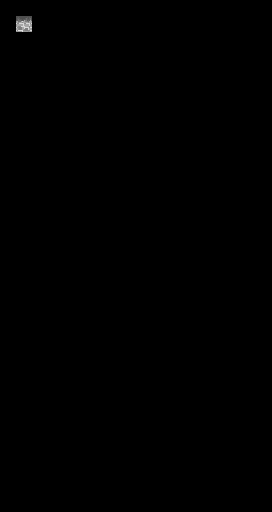

A level layout from a 2D game, rendered from its tile map. Below: a short description, then the map file with its tile-grid data intact:
An orthogonal 17x32 tile map with 16x16 px tiles, 3 tile layers (regions, input_prototype, output_terrain).

<map version="1.10" tiledversion="1.10.1" orientation="orthogonal" renderorder="right-down" width="17" height="32" tilewidth="16" tileheight="16" infinite="0" nextlayerid="4" nextobjectid="1">
 <tileset firstgid="1" source="tileset.tsx" />
 <layer id="1" name="regions" width="17" height="32" locked="1" opacity="0.12">
  <data encoding="csv">
0,0,0,0,0,0,0,0,0,0,0,0,0,0,0,0,0,
0,47,0,0,0,0,0,0,0,0,0,0,0,0,0,0,0,
0,0,0,0,0,0,0,0,0,0,0,0,0,0,0,0,0,
0,0,0,0,0,0,0,0,0,0,0,0,0,0,0,0,0,
0,0,0,0,0,0,0,0,0,0,0,0,0,0,0,0,0,
0,0,0,0,0,0,0,0,0,0,0,0,0,0,0,0,0,
0,0,0,0,0,0,0,0,0,0,0,0,0,0,0,0,0,
0,0,0,0,0,0,0,0,0,0,0,0,0,0,0,0,0,
0,0,0,0,0,0,0,0,0,0,0,0,0,0,0,0,0,
0,0,0,0,0,0,0,0,0,0,0,0,0,0,0,0,0,
0,0,0,0,0,0,0,0,0,0,0,0,0,0,0,0,0,
0,0,0,0,0,0,0,0,0,0,0,0,0,0,0,0,0,
0,0,0,0,0,0,0,0,0,0,0,0,0,0,0,0,0,
0,0,0,0,0,0,0,0,0,0,0,0,0,0,0,0,0,
0,0,0,0,0,0,0,0,0,0,0,0,0,0,0,0,0,
0,0,0,0,0,0,0,0,0,0,0,0,0,0,0,0,0,
0,0,0,0,0,0,0,0,0,0,0,0,0,0,0,0,0,
0,0,0,0,0,0,0,0,0,0,0,0,0,0,0,0,0,
0,0,0,0,0,0,0,0,0,0,0,0,0,0,0,0,0,
0,0,0,0,0,0,0,0,0,0,0,0,0,0,0,0,0,
0,0,0,0,0,0,0,0,0,0,0,0,0,0,0,0,0,
0,0,0,0,0,0,0,0,0,0,0,0,0,0,0,0,0,
0,0,0,0,0,0,0,0,0,0,0,0,0,0,0,0,0,
0,0,0,0,0,0,0,0,0,0,0,0,0,0,0,0,0,
0,0,0,0,0,0,0,0,0,0,0,0,0,0,0,0,0,
0,0,0,0,0,0,0,0,0,0,0,0,0,0,0,0,0,
0,0,0,0,0,0,0,0,0,0,0,0,0,0,0,0,0,
0,0,0,0,0,0,0,0,0,0,0,0,0,0,0,0,0,
0,0,0,0,0,0,0,0,0,0,0,0,0,0,0,0,0,
0,0,0,0,0,0,0,0,0,0,0,0,0,0,0,0,0,
0,0,0,0,0,0,0,0,0,0,0,0,0,0,0,0,0,
0,0,0,0,0,0,0,0,0,0,0,0,0,0,0,0,0
</data>
 </layer>
 <layer id="2" name="input_prototype" width="17" height="32" locked="1" opacity="0.57">
  <data encoding="csv">
0,0,0,0,0,0,0,0,0,0,0,0,0,0,0,0,0,
0,13,0,0,0,0,0,0,0,0,0,0,0,0,0,0,0,
0,0,0,0,0,0,0,0,0,0,0,0,0,0,0,0,0,
0,0,0,0,0,0,0,0,0,0,0,0,0,0,0,0,0,
0,0,0,0,0,0,0,0,0,0,0,0,0,0,0,0,0,
0,0,0,0,0,0,0,0,0,0,0,0,0,0,0,0,0,
0,0,0,0,0,0,0,0,0,0,0,0,0,0,0,0,0,
0,0,0,0,0,0,0,0,0,0,0,0,0,0,0,0,0,
0,0,0,0,0,0,0,0,0,0,0,0,0,0,0,0,0,
0,0,0,0,0,0,0,0,0,0,0,0,0,0,0,0,0,
0,0,0,0,0,0,0,0,0,0,0,0,0,0,0,0,0,
0,0,0,0,0,0,0,0,0,0,0,0,0,0,0,0,0,
0,0,0,0,0,0,0,0,0,0,0,0,0,0,0,0,0,
0,0,0,0,0,0,0,0,0,0,0,0,0,0,0,0,0,
0,0,0,0,0,0,0,0,0,0,0,0,0,0,0,0,0,
0,0,0,0,0,0,0,0,0,0,0,0,0,0,0,0,0,
0,0,0,0,0,0,0,0,0,0,0,0,0,0,0,0,0,
0,0,0,0,0,0,0,0,0,0,0,0,0,0,0,0,0,
0,0,0,0,0,0,0,0,0,0,0,0,0,0,0,0,0,
0,0,0,0,0,0,0,0,0,0,0,0,0,0,0,0,0,
0,0,0,0,0,0,0,0,0,0,0,0,0,0,0,0,0,
0,0,0,0,0,0,0,0,0,0,0,0,0,0,0,0,0,
0,0,0,0,0,0,0,0,0,0,0,0,0,0,0,0,0,
0,0,0,0,0,0,0,0,0,0,0,0,0,0,0,0,0,
0,0,0,0,0,0,0,0,0,0,0,0,0,0,0,0,0,
0,0,0,0,0,0,0,0,0,0,0,0,0,0,0,0,0,
0,0,0,0,0,0,0,0,0,0,0,0,0,0,0,0,0,
0,0,0,0,0,0,0,0,0,0,0,0,0,0,0,0,0,
0,0,0,0,0,0,0,0,0,0,0,0,0,0,0,0,0,
0,0,0,0,0,0,0,0,0,0,0,0,0,0,0,0,0,
0,0,0,0,0,0,0,0,0,0,0,0,0,0,0,0,0,
0,0,0,0,0,0,0,0,0,0,0,0,0,0,0,0,0
</data>
 </layer>
 <layer id="3" name="output_terrain" width="17" height="32" locked="1">
  <data encoding="csv">
0,0,0,0,0,0,0,0,0,0,0,0,0,0,0,0,0,
0,2,0,0,0,0,0,0,0,0,0,0,0,0,0,0,0,
0,0,0,0,0,0,0,0,0,0,0,0,0,0,0,0,0,
0,0,0,0,0,0,0,0,0,0,0,0,0,0,0,0,0,
0,0,0,0,0,0,0,0,0,0,0,0,0,0,0,0,0,
0,0,0,0,0,0,0,0,0,0,0,0,0,0,0,0,0,
0,0,0,0,0,0,0,0,0,0,0,0,0,0,0,0,0,
0,0,0,0,0,0,0,0,0,0,0,0,0,0,0,0,0,
0,0,0,0,0,0,0,0,0,0,0,0,0,0,0,0,0,
0,0,0,0,0,0,0,0,0,0,0,0,0,0,0,0,0,
0,0,0,0,0,0,0,0,0,0,0,0,0,0,0,0,0,
0,0,0,0,0,0,0,0,0,0,0,0,0,0,0,0,0,
0,0,0,0,0,0,0,0,0,0,0,0,0,0,0,0,0,
0,0,0,0,0,0,0,0,0,0,0,0,0,0,0,0,0,
0,0,0,0,0,0,0,0,0,0,0,0,0,0,0,0,0,
0,0,0,0,0,0,0,0,0,0,0,0,0,0,0,0,0,
0,0,0,0,0,0,0,0,0,0,0,0,0,0,0,0,0,
0,0,0,0,0,0,0,0,0,0,0,0,0,0,0,0,0,
0,0,0,0,0,0,0,0,0,0,0,0,0,0,0,0,0,
0,0,0,0,0,0,0,0,0,0,0,0,0,0,0,0,0,
0,0,0,0,0,0,0,0,0,0,0,0,0,0,0,0,0,
0,0,0,0,0,0,0,0,0,0,0,0,0,0,0,0,0,
0,0,0,0,0,0,0,0,0,0,0,0,0,0,0,0,0,
0,0,0,0,0,0,0,0,0,0,0,0,0,0,0,0,0,
0,0,0,0,0,0,0,0,0,0,0,0,0,0,0,0,0,
0,0,0,0,0,0,0,0,0,0,0,0,0,0,0,0,0,
0,0,0,0,0,0,0,0,0,0,0,0,0,0,0,0,0,
0,0,0,0,0,0,0,0,0,0,0,0,0,0,0,0,0,
0,0,0,0,0,0,0,0,0,0,0,0,0,0,0,0,0,
0,0,0,0,0,0,0,0,0,0,0,0,0,0,0,0,0,
0,0,0,0,0,0,0,0,0,0,0,0,0,0,0,0,0,
0,0,0,0,0,0,0,0,0,0,0,0,0,0,0,0,0
</data>
 </layer>
</map>
